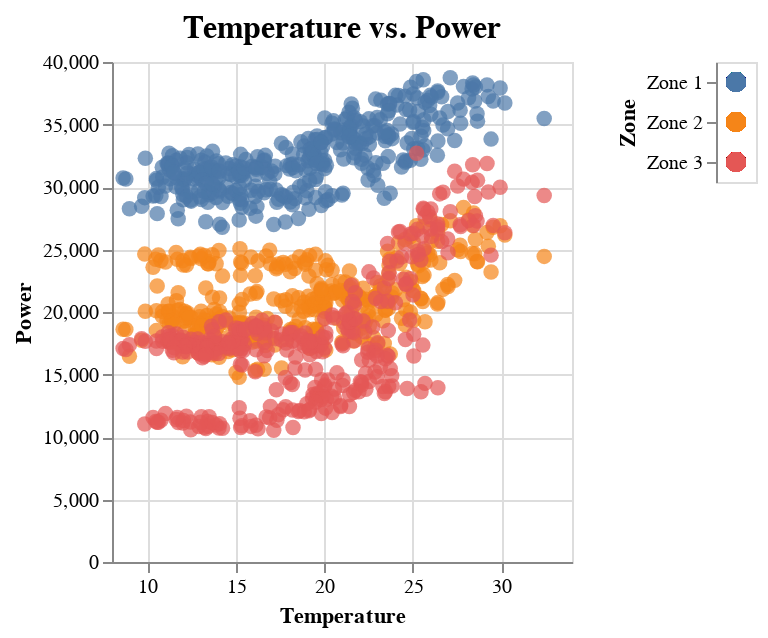

Notebook cell for this chart:
### Code cell
# Remember: use click + shift to select multiple points inthe legend
temp | legend

### Figure 1 — Vega-Lite specification as saved in the notebook (floating-point values rounded to 4 significant figures; data arrays with more than 128 entries replaced by an {"elided": "..."} marker saying what was removed)
{"config": {"view": {"continuousWidth": 300, "continuousHeight": 300}}, "hconcat": [{"mark": {"type": "circle", "size": 60}, "encoding": {"color": {"condition": {"param": "param_1", "field": "Zone", "legend": null, "type": "nominal"}, "value": "lightgray"}, "tooltip": [{"field": "Power", "type": "quantitative"}], "x": {"field": "Temperature", "scale": {"zero": false}, "type": "quantitative"}, "y": {"field": "Power", "title": "Power", "type": "quantitative"}}, "height": 250, "name": "view_1", "title": {"text": "Temperature vs. Power", "fontSize": 16}, "width": 230}, {"mark": {"type": "circle", "size": 100}, "encoding": {"color": {"condition": {"param": "param_1", "field": "Zone", "legend": null, "type": "nominal"}, "value": "lightgray"}, "y": {"axis": {"orient": "left"}, "field": "Zone", "type": "nominal"}}, "name": "view_2"}], "data": {"name": "data-77cfe6893ca9d5b8bc53945969f69a87"}, "params": [{"name": "param_1", "select": {"type": "point", "fields": ["Zone"]}, "views": ["view_1", "view_2"]}], "$schema": "https://vega.github.io/schema/vega-lite/v5.16.3.json", "datasets": {"data-77cfe6893ca9d5b8bc53945969f69a87": {"elided": "1092 records"}}}
